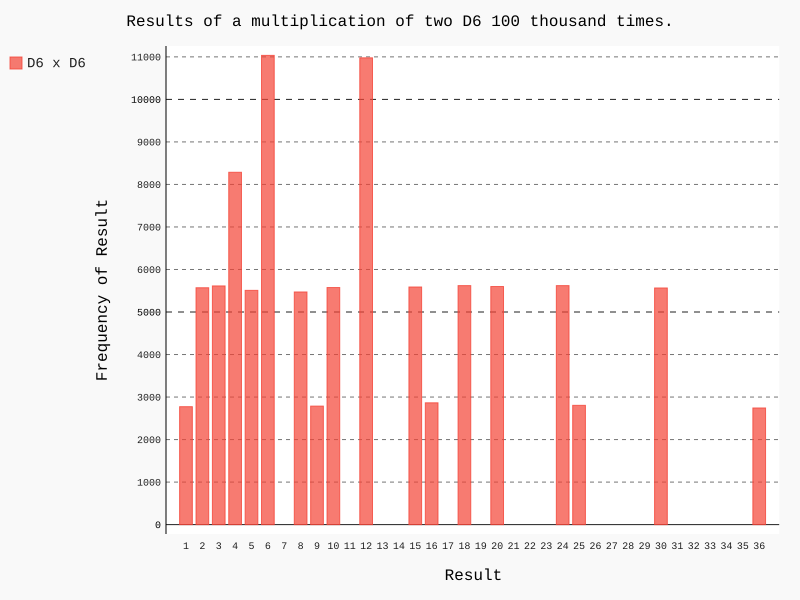

This figure's Python source:
import pygal

from die import Die

# Cria dois dados D6
die_1 = Die()
die_2 = Die()


# Faz alguns lançamentos e armazena os reesultados em uma lista
results = []
for roll_num in range(100_000):
    result = die_1.roll() * die_2.roll()
    results.append(result)


# Analiza os resultados
frequencies = []
max_result = die_1.num_sides * die_2.num_sides
for value in range(1, max_result+1):
    frequency = results.count(value)
    frequencies.append(frequency)


# Vizualiza os resultados
hist = pygal.Bar()


hist.title = "Results of a multiplication of two D6 100 thousand times."
hist.x_labels = [str(x) for x in range(1, max_result+1)]
hist.x_title = "Result"
hist.y_title = "Frequency of Result"


hist.add('D6 x D6', frequencies)
hist.render_to_file('PYTHON/Python-VisualizacaoDeDados/Dados-Gráficos/Die/multiplication_of_dice.svg')
